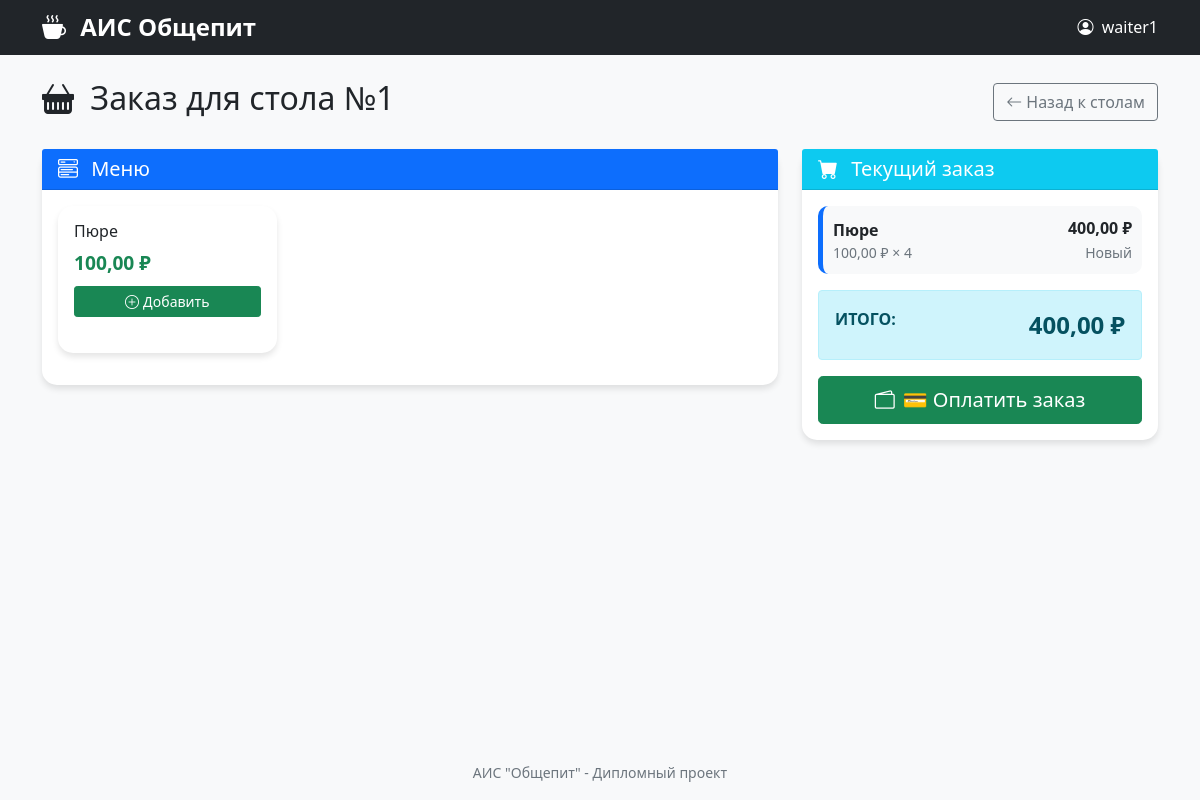
The app's page /order/21/ (signed in) with its own data.
### orders/models.py (models this page shows, shortened)
class Order(models.Model):
    STATUS_CHOICES = [
        ('open', 'Открыт'),
        ('paid', 'Оплачен'),
        ('cancelled', 'Отменен'),
    ]
    PAYMENT_CHOICES = [
        ('cash', 'Наличные'),
        ('card', 'Карта'),
        ('qr', 'QR-код'),
    ]
    table = models.ForeignKey(Table, on_delete=models.CASCADE, verbose_name="Стол")
    waiter = models.ForeignKey(User, on_delete=models.SET_NULL, null=True, verbose_name="Официант")
    created_at = models.DateTimeField(auto_now_add=True, verbose_name="Время создания")
    closed_at = models.DateTimeField(null=True, blank=True, verbose_name="Время закрытия")
    status = models.CharField(max_length=20, choices=STATUS_CHOICES, default='open', verbose_name="Статус")
    total_amount = models.DecimalField(max_digits=10, decimal_places=2, default=0, verbose_name="Общая сумма")
    payment_method = models.CharField(max_length=20, choices=PAYMENT_CHOICES, blank=True, null=True, verbose_name="Способ оплаты")
    payment_received = models.BooleanField(default=False, verbose_name="Оплачено")
    class Meta:
        verbose_name = "Заказ"
        verbose_name_plural = "Заказы"
        ordering = ['-created_at']

class OrderItem(models.Model):
    STATUS_CHOICES = [
        ('new', 'Новый'),
        ('cooking', 'Готовится'),
        ('ready', 'Готов'),
        ('served', 'Подан'),
    ]
    order = models.ForeignKey(Order, on_delete=models.CASCADE, verbose_name="Заказ", related_name='items')
    dish = models.ForeignKey(Dish, on_delete=models.PROTECT, verbose_name="Блюдо")
    quantity = models.IntegerField(default=1, verbose_name="Количество")
    price = models.DecimalField(max_digits=10, decimal_places=2, verbose_name="Цена")
    status = models.CharField(max_length=20, choices=STATUS_CHOICES, default='new', verbose_name="Статус")
    class Meta:
        verbose_name = "Позиция заказа"
        verbose_name_plural = "Позиции заказа"
    def get_total(self):
        return self.price * self.quantity

### tables/models.py (models this page shows, shortened)
class Table(models.Model):
    STATUS_CHOICES = [
        ('free', 'Свободен'),
        ('occupied', 'Занят'),
        ('reserved', 'Забронирован'),
    ]
    number = models.IntegerField(unique=True, verbose_name="Номер стола")
    seats = models.IntegerField(verbose_name="Количество мест")
    status = models.CharField(max_length=20, choices=STATUS_CHOICES, default='free', verbose_name="Статус")
    class Meta:
        verbose_name = "Стол"
        verbose_name_plural = "Столы"
        ordering = ['number']

### menu/models.py (models this page shows, shortened)
class Dish(models.Model):
    name = models.CharField(max_length=200, verbose_name="Название блюда")
    description = models.TextField(blank=True, verbose_name="Описание")
    price = models.DecimalField(max_digits=10, decimal_places=2, verbose_name="Цена")
    category = models.ForeignKey(Category, on_delete=models.CASCADE, verbose_name="Категория")
    is_available = models.BooleanField(default=True, verbose_name="Доступно")
    image = models.ImageField(upload_to='dishes/', blank=True, null=True, verbose_name="Изображение")
    created_at = models.DateTimeField(auto_now_add=True, verbose_name="Дата создания")
    updated_at = models.DateTimeField(auto_now=True, verbose_name="Дата обновления")
    class Meta:
        verbose_name = "Блюдо"
        verbose_name_plural = "Блюда"
        ordering = ['category__order', 'name']

### orders/views.py (the view, shortened to what this page needs)
# urls.py: path('order/<int:order_id>/', orders_views.order_detail, name='order_detail'),
@login_required
def order_detail(request, order_id):
    order = get_object_or_404(Order, id=order_id)
    dishes = Dish.objects.filter(is_available=True)
    context = {
        'order': order,
        'dishes': dishes,
    }
    return render(request, 'order_detail.html', context)

### templates/order_detail.html (shortened to what this page needs)
{% extends "base.html" %}
{% block content %}
<div class="row mb-4">
    <div class="col-12">
        <div class="d-flex justify-content-between align-items-center">
            <h2>
                <i class="bi bi-basket-fill me-2"></i>
                Заказ для стола №{{ order.table.number }}
            </h2>
            <a href="{% url 'waiter_hall' %}" class="btn btn-outline-secondary">
                <i class="bi bi-arrow-left me-1"></i>Назад к столам
            </a>
        </div>
    </div>
</div>
<div class="row">
    <div class="col-lg-8 mb-4">
        <div class="card">
            <div class="card-header bg-primary text-white">
                <h5 class="mb-0">
                    <i class="bi bi-menu-button-wide me-2"></i>
                    Меню
                </h5>
            </div>
            <div class="card-body">
                <div class="row">
                    {% for dish in dishes %}
                    <div class="col-xl-4 col-lg-6 col-md-6 mb-3">
                        <div class="card dish-card h-100">
                            <div class="card-body">
                                <h6 class="card-title">{{ dish.name }}</h6>
                                <p class="dish-price mb-2">{{ dish.price }} ₽</p>
                                <form method="post">
                                    <button type="submit" class="btn btn-sm btn-success w-100">
                                        <i class="bi bi-plus-circle me-1"></i>Добавить
                                    </button>
                                </form>
                            </div>
                        </div>
                    </div>
                    {% endfor %}
                </div>
            </div>
        </div>
    </div>
    <div class="col-lg-4 mb-4">
        <div class="card sticky-top" style="top: 20px;">
            <div class="card-header bg-info text-white">
                <h5 class="mb-0">
                    <i class="bi bi-cart-fill me-2"></i>
                    Текущий заказ
                </h5>
            </div>
            <div class="card-body">
                {% if order.items.all %}
                    <div class="mb-3">
                        {% for item in order.items.all %}
                        <div class="order-item-row">
                            <div class="d-flex justify-content-between align-items-center">
                                <div>
                                    <strong>{{ item.dish.name }}</strong>
                                    <div class="small text-muted">
                                        {{ item.price }} ₽ × {{ item.quantity }}
                                    </div>
                                </div>
                                <div class="text-end">
                                    <div class="fw-bold">{{ item.get_total }} ₽</div>
                                    <small class="text-muted">{{ item.get_status_display }}</small>
                                </div>
                            </div>
                        </div>
                        {% endfor %}
                    </div>
                    <div class="alert alert-info">
                        <div class="d-flex justify-content-between">
                            <span class="fw-bold">ИТОГО:</span>
                            <span class="fw-bold fs-4">{{ order.total_amount }} ₽</span>
                        </div>
                    </div>
                    <div class="d-grid gap-2">
                        <a href="{% url 'payment' order.id %}" class="btn btn-success btn-lg">
                            <i class="bi bi-wallet2 me-2"></i>💳 Оплатить заказ
                        </a>
                    </div>
                {% else %}
                    <div class="text-center text-muted py-4">
                        <i class="bi bi-cart-x" style="font-size: 3rem;"></i>
                        <p class="mt-2">Заказ пуст</p>
                        <p class="small">Добавьте блюда из меню</p>
                    </div>
                {% endif %}
            </div>
        </div>
    </div>
</div>
{% endblock %}

### templates/base.html (shortened to what this page needs)
{% load pwa %}
<!DOCTYPE html>
<html lang="ru">
<head>
    <link href="https://cdn.jsdelivr.net/npm/bootstrap@5.1.3/dist/css/bootstrap.min.css" rel="stylesheet">
    <link rel="stylesheet" href="https://cdn.jsdelivr.net/npm/bootstrap-icons@1.8.1/font/bootstrap-icons.css">
</head>
<body>
    <nav class="navbar navbar-dark bg-dark">
        <div class="container">
            <span class="navbar-brand mb-0 h1">
                <i class="bi bi-cup-hot-fill me-2"></i>
                АИС Общепит
            </span>
            {% if request.user.is_authenticated %}
            <span class="text-white">
                <i class="bi bi-person-circle me-1"></i>
                {{ request.user.username }}
            </span>
            {% endif %}
        </div>
    </nav>
    <div class="container mt-4 fade-in">
        {% block content %}
        {% endblock %}
    </div>
    <footer class="mt-auto py-3 text-center text-muted">
        <small>АИС "Общепит" - Дипломный проект</small>
    </footer>
</body>
</html>

### templates/base.html (style rules this page uses)
:root { --primary-color: #0d6efd; --success-color: #198754; --warning-color: #ffc107; --danger-color: #dc3545; --dark-bg: #212529; --light-bg: #f8f9fa; }
body { font-family: 'Segoe UI', Tahoma, Geneva, Verdana, sans-serif; background-color: var(--light-bg); min-height: 100vh; display: flex; flex-direction: column; }
.navbar-brand { font-weight: bold; font-size: 1.5rem; }
.card { border-radius: 15px; box-shadow: 0 4px 6px rgba(0,0,0,0.1); transition: transform 0.2s, box-shadow 0.2s; border: none; margin-bottom: 20px; }
.dish-card { cursor: pointer; transition: all 0.2s; height: 100%; }
.dish-price { font-size: 1.2rem; font-weight: bold; color: var(--success-color); }
.order-item-row { background-color: #f8f9fa; border-radius: 10px; padding: 10px; margin-bottom: 10px; border-left: 5px solid var(--primary-color); }
.fade-in { animation: fadeIn 0.5s ease-out; }

### records on screen
Order: table.number "1", total_amount "400,00"
Dish: name "Пюре", price "100,00"
OrderItem: dish.name "Пюре", price "100,00", quantity "4", get_total "400,00", status "Новый"

### other values on screen
{{ request.user.username }} "waiter1"
